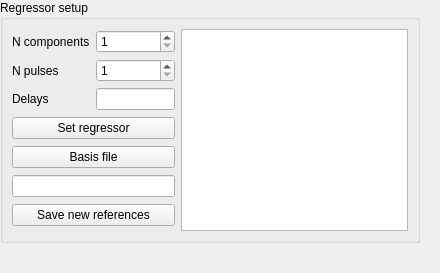
<?xml version="1.0" encoding="UTF-8"?>
<ui version="4.0">
 <class>Form</class>
 <widget class="QWidget" name="Form">
  <property name="geometry">
   <rect>
    <x>0</x>
    <y>0</y>
    <width>440</width>
    <height>273</height>
   </rect>
  </property>
  <property name="windowTitle">
   <string>Form</string>
  </property>
  <widget class="QGroupBox" name="groupBox">
   <property name="geometry">
    <rect>
     <x>0</x>
     <y>0</y>
     <width>420</width>
     <height>243</height>
    </rect>
   </property>
   <property name="autoFillBackground">
    <bool>false</bool>
   </property>
   <property name="title">
    <string>Regressor setup</string>
   </property>
   <layout class="QHBoxLayout" name="horizontalLayout">
    <item>
     <layout class="QVBoxLayout" name="verticalLayout">
      <item>
       <layout class="QGridLayout" name="gridLayout">
        <item row="0" column="0">
         <widget class="QLabel" name="label_6">
          <property name="text">
           <string>N components</string>
          </property>
         </widget>
        </item>
        <item row="2" column="0">
         <widget class="QLabel" name="label_4">
          <property name="text">
           <string>Delays</string>
          </property>
         </widget>
        </item>
        <item row="2" column="1">
         <widget class="QLineEdit" name="delay_txt"/>
        </item>
        <item row="0" column="1">
         <widget class="QSpinBox" name="nComponents_spin">
          <property name="minimum">
           <number>1</number>
          </property>
         </widget>
        </item>
        <item row="1" column="1">
         <widget class="QSpinBox" name="nPulses_spin">
          <property name="minimum">
           <number>1</number>
          </property>
          <property name="maximum">
           <number>99</number>
          </property>
         </widget>
        </item>
        <item row="1" column="0">
         <widget class="QLabel" name="label_5">
          <property name="text">
           <string>N pulses</string>
          </property>
         </widget>
        </item>
       </layout>
      </item>
      <item>
       <widget class="QPushButton" name="setRegressor">
        <property name="text">
         <string>Set regressor</string>
        </property>
       </widget>
      </item>
      <item>
       <widget class="QPushButton" name="basisfile">
        <property name="text">
         <string>Basis file</string>
        </property>
       </widget>
      </item>
      <item>
       <widget class="QLineEdit" name="basisfileEdit"/>
      </item>
      <item>
       <widget class="QPushButton" name="newrefs">
        <property name="text">
         <string>Save new references</string>
        </property>
       </widget>
      </item>
     </layout>
    </item>
    <item>
     <widget class="GraphicsLayoutWidget" name="basisCanvas">
      <property name="minimumSize">
       <size>
        <width>200</width>
        <height>0</height>
       </size>
      </property>
     </widget>
    </item>
   </layout>
  </widget>
 </widget>
 <customwidgets>
  <customwidget>
   <class>GraphicsLayoutWidget</class>
   <extends>QGraphicsView</extends>
   <header>pyqtgraph</header>
   <container>1</container>
  </customwidget>
 </customwidgets>
 <resources/>
 <connections/>
</ui>
